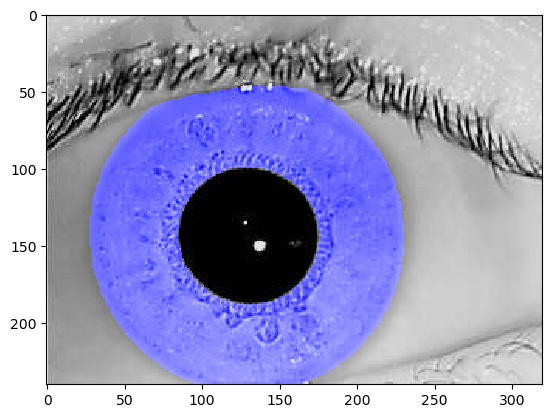
#> input picture output.png, 552 x 418 px, given in place of 1_L_1.tiff, which was not available
$ jupyter execute --allow-errors iitd_exriment.ipynb
#> lines starting #> are read from the running program, lines starting #| are printed output that depends on the picture; pictures that were not available may be replaced by others from this repository, and a replacement may not be noted
[cell 1]
from PIL import Image

def overlay_mask_with_white(mask_path,original_path, out_path="overlaid_result.png", threshold=200):
    """
    For each pixel:
      - If mask pixel >= threshold → set output pixel = RED (255, 0, 0)
      - Else → keep original pixel
    """
    # Load original (RGB) and mask (grayscale)
    orig = Image.open(original_path).convert("RGB")
    mask = Image.open(mask_path).convert("L")

    # Resize mask if dimensions differ
    if mask.size != orig.size:
        mask = mask.resize(orig.size)

    # Get pixel access objects (fast for loops)
    orig_px = orig.load()
    mask_px = mask.load()

    # Create result image (same size/mode as original)
    result = Image.new("RGB", orig.size)
    result_px = result.load()

    # Iterate pixel by pixel
    width, height = orig.size
    for y in range(height):
        for x in range(width):
            if mask_px[x, y] >= threshold:
                result_px[x, y] = (255, 24, 45)  # RED
            else:
                result_px[x, y] = orig_px[x, y]  # keep original

    # Save result
    result.save(out_path)
    return out_path


# Example usage:
# overlay_mask_with_white("original.bmp", "mask.tiff", "output.png")

[cell 2]
# ----------------- MAIN -----------------
root = "iris_db/IITD_v1"
segmented_root = "overlay"

#> (the rest of this cell did not finish here and is left out)

[cell 3]
from PIL import Image
import os

def overlay_mask_with_color(original_path, mask_path, out_path,
                            threshold=200,
                            overlay_color=(255, 0, 0),
                            alpha=0.5):
    """
    Overlay a mask onto an image with semi-transparent color.

    Args:
      original_path: path to original image (BMP, PNG, etc.)
      mask_path: path to mask image (TIFF, PNG, etc.)
      out_path: where to save result
      threshold: mask pixel intensity >= threshold is considered mask region
      overlay_color: RGB tuple used for overlay (e.g. (255,0,0) red)
      alpha: blending factor (0..1). 1=solid overlay, 0=none
    """
#> called with mask_path = 'iris_db/IITD_v1/orig/1_L/1_L_1.bmp', out_path = 'overlay_result.png', threshold = 200, overlay_color = (255, 0, 0), alpha = 0.5
    # Load original (color) and mask (grayscale)
    orig = Image.open(original_path).convert("RGB")
    mask = Image.open(mask_path).convert("L")
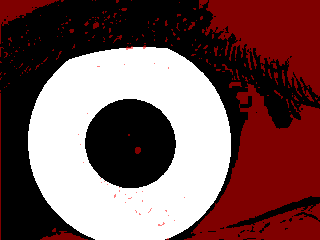
#> input picture overlay_result.png, 320 x 240 px, given in place of 1_L_1.bmp, which was not available
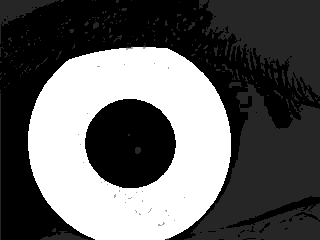
#> mask: PIL image 320x240 L; min 0, max 255, mean 95.4

    # Resize mask to original if needed
    if mask.size != orig.size:
        mask = mask.resize(orig.size, resample=Image.NEAREST)
#> mask: PIL image 552x418 L

    # Access pixel values
    orig_px = orig.load()
    mask_px = mask.load()
    width, height = orig.size
#> width = 552; height = 418

    # Create output image
    result = Image.new("RGB", orig.size)
#> result: PIL image 552x418 RGB; every value is 0
    res_px = result.load()

    # Pre-split overlay color
    or_r, or_g, or_b = overlay_color

    # Pixel-by-pixel loop
    for y in range(height):
        for x in range(width):
            mval = mask_px[x, y]
            r0, g0, b0 = orig_px[x, y]

            if mval >= threshold:
                # Blend original pixel with overlay color
                r = int((1 - alpha) * r0 + alpha * or_r)
                g = int((1 - alpha) * g0 + alpha * or_g)
                b = int((1 - alpha) * b0 + alpha * or_b)
                res_px[x, y] = (r, g, b)
            else:
                # Keep original
                res_px[x, y] = (r0, g0, b0)

    # Ensure output folder exists
    os.makedirs(os.path.dirname(out_path) or ".", exist_ok=True)

    # Save result
    result.save(out_path)
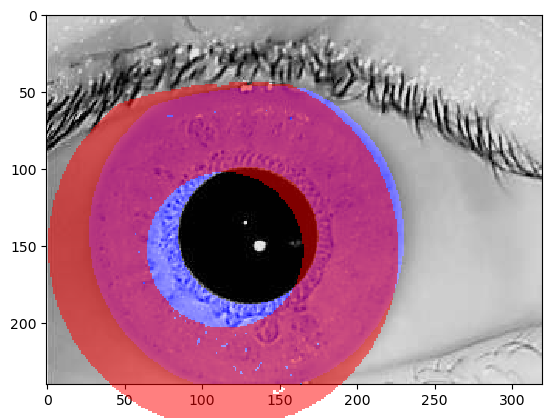
#> saved as overlay_result.png: PIL image 552x418 RGB; mean R, G, B 179, 136.5, 156.9
    return result  # also return PIL image so we can show inside notebook
